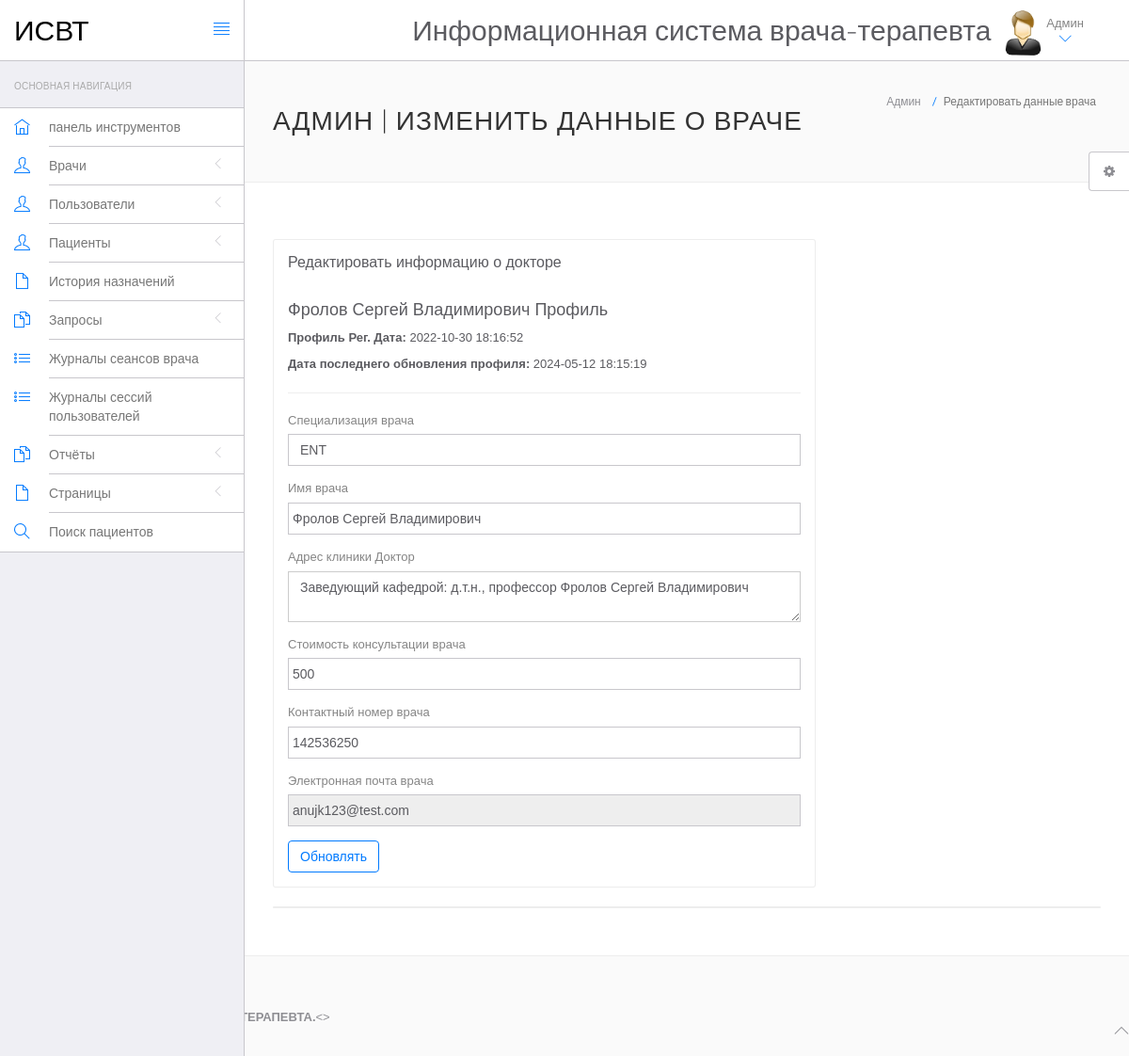
The page /hms/admin/edit-doctor.php?id=1 (signed in) on the database its author committed.
### tables this page shows
CREATE TABLE `doctors` (
  `id` int(11) NOT NULL,
  `specilization` varchar(255) DEFAULT NULL,
  `doctorName` varchar(255) DEFAULT NULL,
  `address` longtext DEFAULT NULL,
  `docFees` varchar(255) DEFAULT NULL,
  `contactno` bigint(11) DEFAULT NULL,
  `docEmail` varchar(255) DEFAULT NULL,
  `password` varchar(255) DEFAULT NULL,
  `creationDate` timestamp NULL DEFAULT current_timestamp(),
  `updationDate` timestamp NULL DEFAULT NULL ON UPDATE current_timestamp()
);

### hms/admin/edit-doctor.php (the view, shortened to what this page needs)
<?php
include('include/config.php');
if(strlen($_SESSION['id']==0)) {
 header('location:logout.php');
  } else{
$did=intval($_GET['id']);
?>
<!DOCTYPE html>
<html lang="en">
	<head>
		<link rel="stylesheet" href="vendor/bootstrap/css/bootstrap.min.css">
		<link rel="stylesheet" href="vendor/fontawesome/css/font-awesome.min.css">
		<link rel="stylesheet" href="vendor/themify-icons/themify-icons.min.css">
		<link href="vendor/animate.css/animate.min.css" rel="stylesheet" media="screen">
		<link href="vendor/perfect-scrollbar/perfect-scrollbar.min.css" rel="stylesheet" media="screen">
		<link href="vendor/switchery/switchery.min.css" rel="stylesheet" media="screen">
		<link href="vendor/bootstrap-touchspin/jquery.bootstrap-touchspin.min.css" rel="stylesheet" media="screen">
		<link href="vendor/select2/select2.min.css" rel="stylesheet" media="screen">
		<link href="vendor/bootstrap-datepicker/bootstrap-datepicker3.standalone.min.css" rel="stylesheet" media="screen">
		<link href="vendor/bootstrap-timepicker/bootstrap-timepicker.min.css" rel="stylesheet" media="screen">
		<link rel="stylesheet" href="assets/css/styles.css">
		<link rel="stylesheet" href="assets/css/plugins.css">
		<link rel="stylesheet" href="assets/css/themes/theme-1.css" id="skin_color" />
	</head>
	<body>
		<div id="app">
<?php include('include/sidebar.php');?>
			<div class="app-content">
						<?php include('include/header.php');?>
				<div class="main-content" >
					<div class="wrap-content container" id="container">
						<section id="page-title">
							<div class="row">
								<div class="col-sm-8">
									<h1 class="mainTitle">Админ | ИЗМЕНИТЬ ДАННЫЕ О ВРАЧЕ</h1>
																	</div>
								<ol class="breadcrumb">
									<li>
										<span>Админ</span>
									</li>
									<li class="active">
										<span>Редактировать данные врача</span>
									</li>
								</ol>
							</div>
						</section>
						<div class="container-fluid container-fullw bg-white">
							<div class="row">
								<div class="col-md-12">
									<div class="row margin-top-30">
										<div class="col-lg-8 col-md-12">
											<div class="panel panel-white">
												<div class="panel-heading">
													<h5 class="panel-title">Редактировать информацию о докторе</h5>
												</div>
												<div class="panel-body">
									<?php $sql=mysqli_query($con,"select * from doctors where id='$did'");
while($data=mysqli_fetch_array($sql))
{
?>
<h4><?php echo htmlentities($data['doctorName']);?> Профиль</h4>
<p><b>Профиль Рег. Дата: </b><?php echo htmlentities($data['creationDate']);?></p>
<?php if($data['updationDate']){?>
<p><b>Дата последнего обновления профиля: </b><?php echo htmlentities($data['updationDate']);?></p>
<?php } ?>
<hr />
													<form role="form" name="adddoc" method="post" onSubmit="return valid();">
														<div class="form-group">
															<label for="DoctorSpecialization">
																Специализация врача
															</label>
							<select name="Doctorspecialization" class="form-control" required="required">
					<option value="<?php echo htmlentities($data['specilization']);?>">
					<?php echo htmlentities($data['specilization']);?></option>
															</select>
														</div>
<div class="form-group">
															<label for="doctorname">
																 Имя врача
															</label>
	<input type="text" name="docname" class="form-control" value="<?php echo htmlentities($data['doctorName']);?>" >
														</div>
<div class="form-group">
															<label for="address">
																 Адрес клиники Доктор
															</label>
					<textarea name="clinicaddress" class="form-control"><?php echo htmlentities($data['address']);?></textarea>
														</div>
<div class="form-group">
															<label for="fess">
																 Стоимость консультации врача
															</label>
		<input type="text" name="docfees" class="form-control" required="required"  value="<?php echo htmlentities($data['docFees']);?>" >
														</div>
<div class="form-group">
									<label for="fess">
																 Контактный номер врача
															</label>
					<input type="text" name="doccontact" class="form-control" required="required"  value="<?php echo htmlentities($data['contactno']);?>">
														</div>
<div class="form-group">
									<label for="fess">
																 Электронная почта врача
															</label>
					<input type="email" name="docemail" class="form-control"  readonly="readonly"  value="<?php echo htmlentities($data['docEmail']);?>">
														</div>
														<?php } ?>
														<button type="submit" name="submit" class="btn btn-o btn-primary">
															Обновлять
														</button>
													</form>
												</div>
											</div>
										</div>
											</div>
										</div>
									<div class="col-lg-12 col-md-12">
											<div class="panel panel-white">
											</div>
										</div>
									</div>
								</div>
							</div>
						</div>
					</div>
				</div>
	<?php include('include/footer.php');?>
	<?php include('include/setting.php');?>
			<>
	</body>
</html>
<?php } ?>

### hms/admin/assets/css/themes/theme-1.css (style rules this page uses)
body { background: #FAFAFA; }

### rows shown on the page
doctors: doctorName "Фролов Сергей Владимирович", creationDate "2022-10-30 18:16:52", updationDate "2024-05-12 18:15:19", Doctorspecialization "ENT", docname "Фролов Сергей Владимирович", clinicaddress "Заведующий кафедрой: д.т.н., профессор Фролов Сергей Владимирович", docfees "500", doccontact "142536250", docemail "anujk123@test.com"
